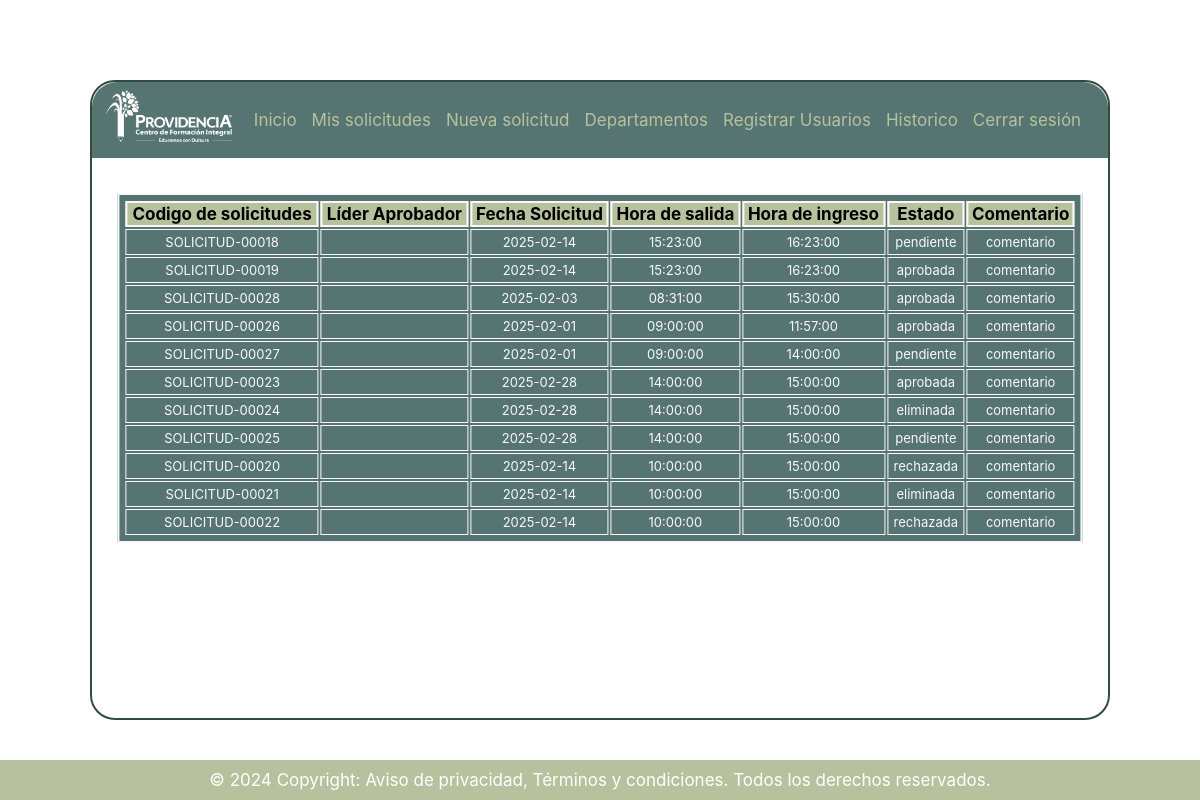
Page /app/views/solicitudes.php (signed in) on the committed database.
### tables this page shows
CREATE TABLE `solicitudes` (
  `id_solicitud` int(11) NOT NULL,
  `identificador_solicitud` varchar(50) NOT NULL,
  `nombre` varchar(100) NOT NULL,
  `cedula` int(11) NOT NULL,
  `correo` varchar(100) NOT NULL,
  `id_departamento` int(11) NOT NULL,
  `fecha_solicitud` datetime NOT NULL DEFAULT current_timestamp(),
  `fecha_permiso` date NOT NULL,
  `hora_salida` time NOT NULL,
  `hora_ingreso` time NOT NULL,
  `observaciones` text DEFAULT NULL,
  `tipo_permiso` varchar(19) NOT NULL,
  `evidencia` varchar(255) DEFAULT NULL,
  `motivo_del_desplazamiento` varchar(150) DEFAULT NULL,
  `departamento_del_desplazamiento` varchar(150) DEFAULT NULL,
  `municipio_del_desplazamiento` varchar(150) DEFAULT NULL,
  `lugar_del_desplazamiento` varchar(150) DEFAULT NULL,
  `medio_de_transporte` enum('MOTOCICLETA','AUTOMOVIL','TRANSPORTE PUBLICO','AVION') DEFAULT NULL,
  `placa_vehiculo` varchar(20) DEFAULT NULL,
  `estado` enum('pendiente','aprobada','rechazada','eliminada') DEFAULT 'pendiente',
  `estado_porteria` enum('pendiente','terminada') DEFAULT 'pendiente',
  `estado_revision` enum('pendiente','terminada') DEFAULT 'pendiente',
  `fecha_estado` datetime DEFAULT NULL,
  `fecha_estado_vigilancia` datetime DEFAULT NULL,
  `fecha_estado_revision` datetime DEFAULT NULL
);

### conexion.php (called while the page is built, shortened)
<?php
class ConectService {
    static public function conectar()
    {
             $rutaServidor = "localhost";
             $puerto = "3306";
             $usuario = "root";
             $contrasena = "";
             $BD = "solicitud_permisos";
        $base_de_datos = null;
        try {
            $base_de_datos = new PDO("mysql:host=$rutaServidor;port=$puerto;dbname=$BD", $usuario, $contrasena);
            $base_de_datos->setAttribute(PDO::ATTR_ERRMODE, PDO::ERRMODE_EXCEPTION);
        } catch (PDOException $e) {
            throw new Exception("Error al conectar a la base de datos: " . $e->getMessage());
        }
        return  $base_de_datos;
    }
}
?>

### app/controller/solicitudController.php (called while the page is built, shortened)
<?php
require_once __DIR__ . '/../models/SolicitudModel.php';
class SolicitudController {
    public $solicitudModel;
    public function __construct() {
        $this->solicitudModel = new solicitudModel();
    }
    public function solicitudesRealizadas($cedula, $id_departamento) {
        try {
            $soli = $this->solicitudModel->solicitudes_realizadas($cedula);
                $resultado = $soli;
            return $resultado;
        } catch (Exception $e) {
            error_log("Error en solicitudesRealizadas: " . $e->getMessage());
            return [];
        }
    }
}

### app/models/SolicitudModel.php (called while the page is built, shortened)
<?php
require_once __DIR__ . '/../../conexion.php';
class solicitudModel {
    private $db;
    public function __construct()
    {
        $this->db = ConectService::conectar();
    }
    public function solicitudes_realizadas($cedula){
        $sql = "SELECT * FROM solicitudes WHERE cedula = ? ORDER BY fecha_solicitud DESC";
        $smtp = $this->db->prepare($sql);
        $smtp->execute([$cedula]);
        return $smtp->fetchAll(PDO::FETCH_ASSOC);
    }
}
?>

### app/views/solicitudes.php (the view, shortened to what this page needs)
<?php
require_once __DIR__ . '/../controller/solicitudController.php';
$solicitudController = new SolicitudController();
$cedula = $_SESSION['cedula'];
$id_departamento = $_SESSION['id_departamento'];
$solicitudes = $solicitudController->solicitudesRealizadas($cedula,$id_departamento);
$respuesta_solicitudes = $solicitudes;
?>
<!DOCTYPE html>
<html lang="es">
<head>
    <link rel="stylesheet" href="https://cdnjs.cloudflare.com/ajax/libs/font-awesome/6.4.0/css/all.min.css">
    <link rel="stylesheet" href="/solicitud_de_permisos_laborales/app/assets/css/style.css">
    <link rel="stylesheet" href="/solicitud_de_permisos_laborales/app/assets/css/tarjetas.css">
</head>
<body>
    <main>
        <section id="navigation">
            <nav>
                <figure style="margin:0; padding:0; width:150px;">
                    <a href="dashboard.php">
                        <img src="/solicitud_permisos/app/assets/img/logocfipblanco.png" style="width: 100%;" alt="">
                    </a>
                </figure>
                <ul id="menu">
                    <?php if ($_SESSION['rol'] == "lider_aprobador" || $_SESSION['rol'] == "administrador" || $_SESSION['rol'] == "TI"){
                        echo '<li><a href="dashboard.php">Inicio</a></li>';
                    }
                    ?>
                    <li><a href="solicitudes.php">Mis solicitudes</a></li>
                    <li><a href="solicitud_de_permisos.php">Nueva solicitud</a></li>
                    <?php if ($_SESSION['rol'] == 'administrador' || $_SESSION['rol'] == "TI"){
                        echo '<li><a href="departamentos.php">Departamentos</a></li>';
                        echo '<li><a href="register.php"> Registrar Usuarios</a></li>';
                        echo '<li><a href="historico.php"> Historico </a></li>';
                        }
                    ?>
                    <li><a href="/solicitud_de_permisos_laborales/cierre_de_sesion.php" id="btn_salir">Cerrar sesión</a></li>
                </ul>
            </nav>
        </section>
        <div class="tabla_registro">
            <table id="tabla_registros" style="height: 100% ;width: 100%;">
                <thead>
                    <tr>
                        <th>Codigo de solicitudes</th>
                        <th>Líder Aprobador</th>
                        <th>Fecha Solicitud</th>
                        <th>Hora de salida</th>
                        <th>Hora de ingreso</th>
                        <th>Estado</th>
                        <th>Comentario</th>
                    </tr>
                </thead>
                <tbody>
                    <?php if (!empty($respuesta_solicitudes) ):?>
                        <?php foreach ($respuesta_solicitudes as $solicitud): ?>
                        <tr>
                            <td class="td_solicitud">
                                <?php echo htmlspecialchars($solicitud['identificador_solicitud']); ?>
                            </td>
                            <td class="td_solicitud"><?php echo htmlspecialchars($lider_proceso['nombres']); ?></td>
                            <td class="td_solicitud"><?php echo htmlspecialchars($solicitud['fecha_permiso']); ?></td>
                            <td class="td_solicitud"><?php echo htmlspecialchars($solicitud['hora_salida']); ?></td>
                            <td class="td_solicitud"><?php echo htmlspecialchars($solicitud['hora_ingreso']); ?></td>
                            <td class="td_solicitud"><?php echo htmlspecialchars($solicitud['estado']); ?></td>
                            <td class="td_solicitud"><?php echo htmlspecialchars("comentario"); ?></td>
                        </tr>
                        <?php endforeach; ?>
                    <?php else: ?>
                        <tr>
                            <td colspan="4">No se encontraron solicitudes. Puedes realizar una nueva.</td>
                        </tr>
                    <?php endif; ?>
                </tbody>
            </table>
        </div>
    </main>
    <footer>
        <p>&copy; 2024 Copyright: Aviso de privacidad, Términos y condiciones. Todos los derechos reservados.</p>
    </footer>
</body>
</html>

### app/assets/css/style.css (style rules this page uses)
* { box-sizing: border-box; transition: all 0.3s ease-in-out; font-size: 17px; font-family: "Inter"; }
:root { --verde-corporativo: #72BE44; --verde-claro: #B7C19D; --azul-verde: #567572; --blanco: #F9F9F9; --verde-opaco: #2F4C3F; --veich:#E8D9cE; --gris-fondo: #ACB0AE; }
body, html { margin: 0; padding: 0; height: 100%; font-family: Arial, sans-serif; background: url(/solicitud_de_permisos_laborales/app/assets/img/loginBackground.jpg)center center /cover no-repeat ; }
#navigation { position: relative; display: flex; justify-content: space-between; width: 100%; background-color:var(--azul-verde); border-radius: 25px 25px 0 0; }
nav { position: relative; padding: 8px; width: 100%; display: flex; justify-content: space-between; }
nav ul li a { display: inline-flex; text-decoration: none; list-style-type: none; padding: 0; color: var(--verde-claro); }
nav ul li { display: inline; margin-right: 15px; }
main { position: absolute; top: 50%; left: 50%; transform: translate(-50% , -50%); margin: auto; background-color: rgba(255, 255, 255, 0.6); border-radius: 25px; border: solid 2px var(--verde-opaco); width: 85%; height: 80%; padding: 0px; display: flex; flex-direction: column; align-items: center; }
#menu { margin: 0 auto; padding: 0; display: flex; align-items: center; }
.tabla_registro { border: solid 2px var(--blanco); width: 95%; max-height: 60%; padding: 4px; position: absolute; left: 50%; top: 45%; transform: translateX(-50%) translateY(-50%); background-color: var(--azul-verde); overflow-y: auto; }
#tabla_registros thead { position: sticky; top: 0; background-color: var(--verde-claro); z-index: 1; padding: 0; margin: 0; }
.tabla_registro thead tr th { background-color: var(--verde-claro); border: solid 2px var(--blanco); text-align: center; }
.td_solicitud { font-size: 13px; border: solid 1px var(--blanco); color: var(--blanco); text-align: center; white-space: nowrap; padding: 4px; }
footer { background-color: var(--verde-claro); text-align: center; padding: 10px 0; color: white; position: absolute; bottom: 0; width: 100%; }
footer p { margin: 0; }

### rows in the picture
solicitudes: identificador_solicitud "SOLICITUD-00018", fecha_permiso "2025-02-14", hora_salida "15:23:00", hora_ingreso "16:23:00", estado "pendiente"
solicitudes: identificador_solicitud "SOLICITUD-00019", fecha_permiso "2025-02-14", hora_salida "15:23:00", hora_ingreso "16:23:00", estado "aprobada"
solicitudes: identificador_solicitud "SOLICITUD-00028", fecha_permiso "2025-02-03", hora_salida "08:31:00", hora_ingreso "15:30:00", estado "aprobada"
solicitudes: identificador_solicitud "SOLICITUD-00026", fecha_permiso "2025-02-01", hora_salida "09:00:00", hora_ingreso "11:57:00", estado "aprobada"
solicitudes: identificador_solicitud "SOLICITUD-00027", fecha_permiso "2025-02-01", hora_salida "09:00:00", hora_ingreso "14:00:00", estado "pendiente"
solicitudes: identificador_solicitud "SOLICITUD-00023", fecha_permiso "2025-02-28", hora_salida "14:00:00", hora_ingreso "15:00:00", estado "aprobada"
solicitudes: identificador_solicitud "SOLICITUD-00024", fecha_permiso "2025-02-28", hora_salida "14:00:00", hora_ingreso "15:00:00", estado "eliminada"
solicitudes: identificador_solicitud "SOLICITUD-00025", fecha_permiso "2025-02-28", hora_salida "14:00:00", hora_ingreso "15:00:00", estado "pendiente"
solicitudes: identificador_solicitud "SOLICITUD-00020", fecha_permiso "2025-02-14", hora_salida "10:00:00", hora_ingreso "15:00:00", estado "rechazada"
solicitudes: identificador_solicitud "SOLICITUD-00021", fecha_permiso "2025-02-14", hora_salida "10:00:00", hora_ingreso "15:00:00", estado "eliminada"
solicitudes: identificador_solicitud "SOLICITUD-00022", fecha_permiso "2025-02-14", hora_salida "10:00:00", hora_ingreso "15:00:00", estado "rechazada"
